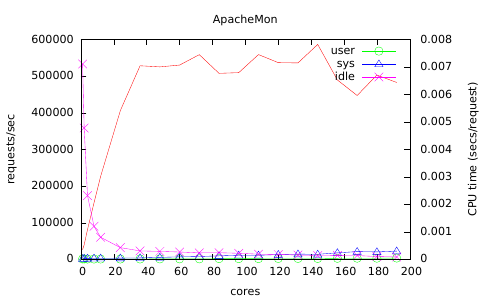

Here is the gnuplot script that generated this plot:
set terminal pdfcairo
set output "ApacheMon.pdf"
set title 'ApacheMon'
set xlabel 'cores'
set ylabel 'requests/sec'
set yrange [0:*]
set y2label 'CPU time (secs/request)'
set y2tics 
set ytics nomirror
plot 'ApacheMon.dat' index 0 title '' with lines linecolor 1,\
  'ApacheMon.dat' index 1 axis x1y2 title ' user' with linespoints linecolor 2 pointtype 6,\
  'ApacheMon.dat' index 2 axis x1y2 title ' sys' with linespoints linecolor 3 pointtype 8,\
  'ApacheMon.dat' index 3 axis x1y2 title ' idle' with linespoints linecolor 4 pointtype 2
